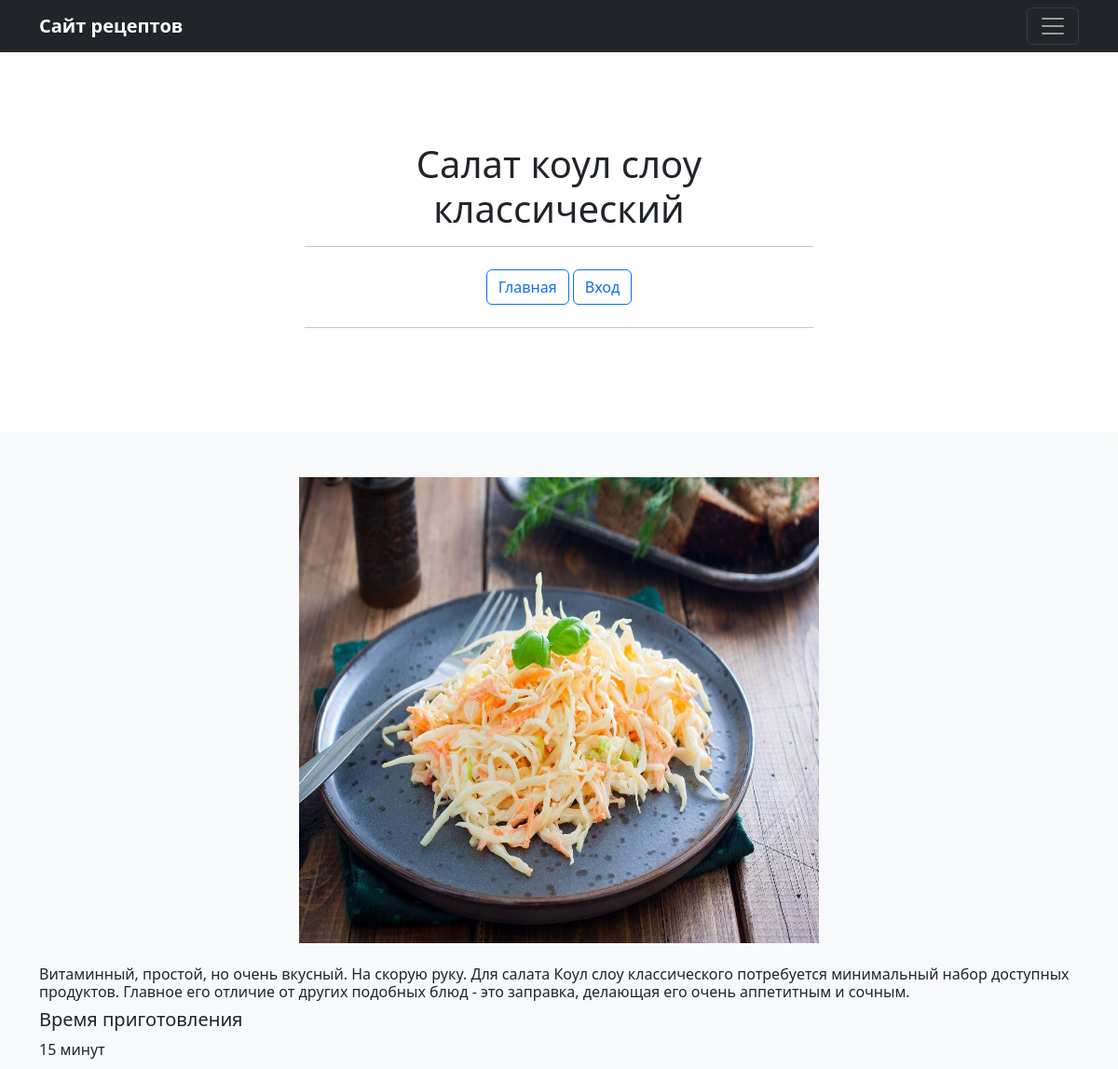
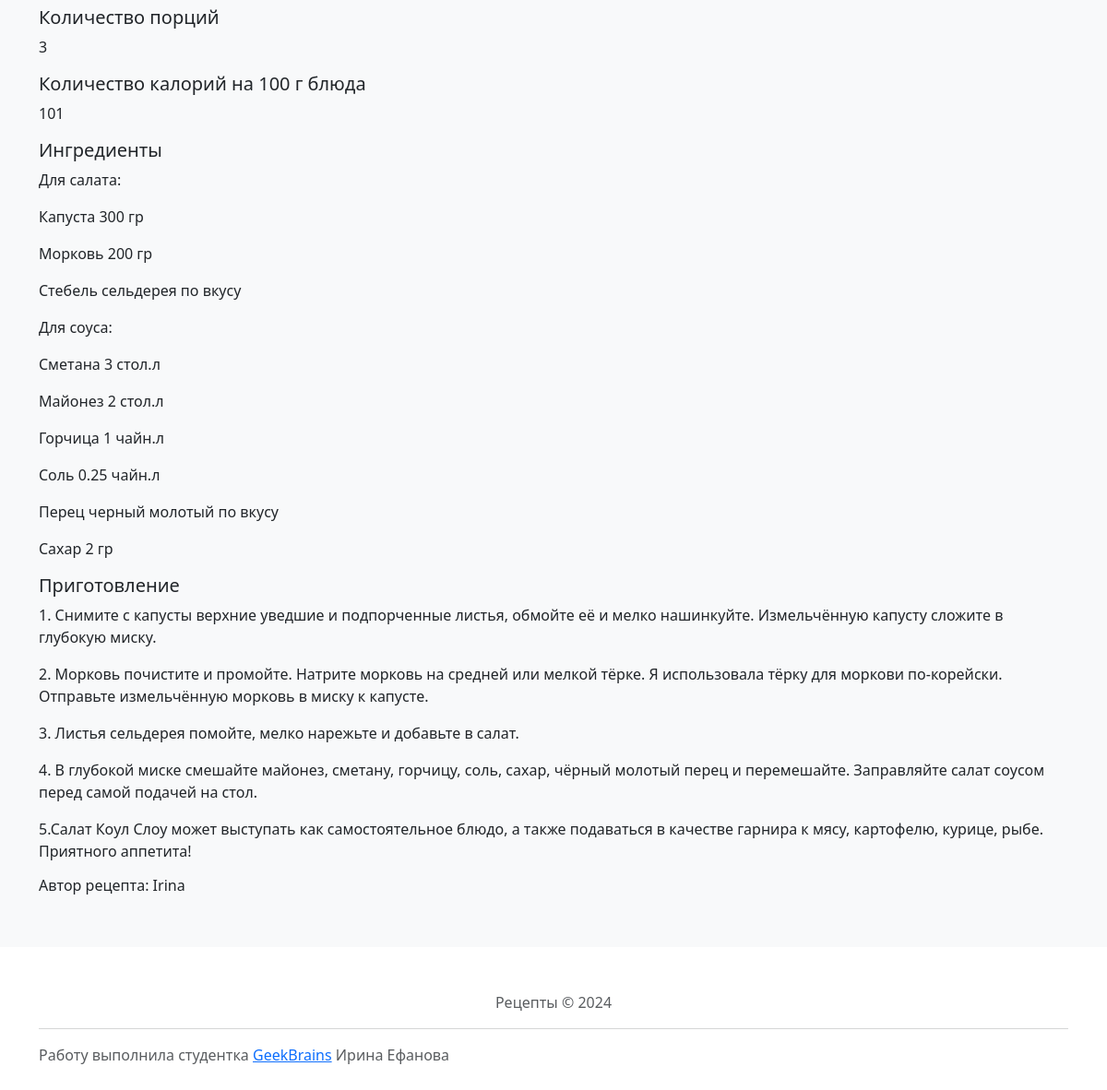
Screenshot of /read_recipe/1/ with the database file from the repository (2 pictures, top to bottom).
### mainapp/models.py (models this page shows, shortened)
class Recipe(models.Model):
    title = models.CharField(max_length=200, verbose_name='Название')
    description = models.TextField(verbose_name='Описание')
    ingredients = models.TextField(verbose_name='Ингредиенты')
    cooking_steps = models.TextField(verbose_name='Шаги приготовления')
    cooking_time = models.CharField(max_length=20, verbose_name='Время приготовления')
    img = models.ImageField(upload_to='recipe', blank=True, null=True, verbose_name='Изображение', validators=[
        FileExtensionValidator(allowed_extensions=('png', 'jpg', 'webp', 'jpeg', 'gif'))])
    author = models.ForeignKey(to=User, on_delete=models.CASCADE, verbose_name='автор')
    category = models.ManyToManyField(Category, verbose_name='Категория')
    calories = models.CharField(max_length=10, verbose_name='Калорийность')
    portions = models.CharField(max_length=2, verbose_name='Количество порций')
    is_active = models.BooleanField(default=True, verbose_name='Активен')
    objects = Manager()
    class Meta:
        verbose_name = 'рецепт'
        verbose_name_plural = 'рецепты'

### mainapp/views.py (the view)
# urls.py: path('read_recipe/<int:pk>/', mainapp.read_recipe, name='read_recipe'),
def read_recipe(request, pk: int):
    recipe = get_object_or_404(Recipe, pk=pk)
    context = {
        'title': 'Рецепт название',
        'cooking_steps_list': recipe.cooking_steps.split('\r'),
        'ingredients_list': recipe.ingredients.split('\r'),
        'cooking_time_list': recipe.cooking_time.split('\r'),
        'portions_list': recipe.portions.split('\r'),
        'calories_list': recipe.calories.split('\r'),
        'recipe': recipe,
    }
    return render(request, 'mainapp/read_recipe.html', context)

### mainapp/templates/mainapp/read_recipe.html (shortened to what this page needs)
{% extends 'base.html' %}
{% load static %}
{% block menu %}
    {% include 'mainapp/includes/inc_header_menu.html' %}
{% endblock menu %}
{% block content %}
    <section class="py-5 text-center container">
        <div class="row py-lg-5">
            <div class="col-lg-6 col-md-8 mx-auto">
                <h1 class="fw-light">{{ recipe.title }}</h1>
                <p>
                    {% include 'mainapp/includes/inc_main_menu.html' %}
                </p>
            </div>
        </div>
    </section>
    <div class="album py-5 bg-body-tertiary">
        <div class="container">
            <div class="d-flex justify-content-center">
            {% if recipe.img %}
                <img class="bd-placeholder-img " height="500" width="50%" src="{{ recipe.img.url }}"
                     alt="">
            {% else %}
                <img class="bd-placeholder-img " height="500" width="50%"
                     src="{% static 'img/no-foto.jpeg' %}">
            {% endif %}
            </div><br>
            <div class="col">
                <h6>{{ recipe.description }}</h6>
                <h5>Время приготовления</h5>
                {% for cooking_time in cooking_time_list %}
                    <p>{{ cooking_time }}</p>
                {% endfor %}
                <h5>Количество порций</h5>
                {% for portions in portions_list %}
                    <p>{{ portions }}</p>
                {% endfor %}
                <h5>Количество калорий на 100 г блюда</h5>
                {% for calories in calories_list %}
                    <p>{{ calories }}</p>
                {% endfor %}
                <h5>Ингредиенты</h5>
                {% for ingredients in ingredients_list %}
                    <p>{{ ingredients }}</p>
                {% endfor %}
                <h5>Приготовление</h5>
                {% for row_step in cooking_steps_list %}
                    <p>{{ row_step }}</p>
                {% endfor %}
                <h6>Автор рецепта: {{ recipe.author }}</h6>
            </div>
        </div>
    </div>
{% endblock content %}

### rows the page displays
Recipe: title "Салат коул слоу классический", img (picture), description "Витаминный, простой, но очень вкусный. На скорую руку. Для салата Коул слоу классического потребуется минимальный набор доступных продуктов. Главное его отличие от других подобных блюд - это заправка, делающая его очень аппетитным и сочным.", cooking_time_list "15 минут", calories_list "101", author "Irina"

### other values shown
{{ portions }} "3"
{{ ingredients }} "Для салата:" "Капуста 300 гр" "Морковь 200 гр" "Стебель сельдерея по вкусу" "Для соуса:" "Сметана 3 стол.л" "Майонез 2 стол.л" "Горчица 1 чайн.л" "Соль 0.25 чайн.л" "Перец черный молотый по вкусу" "Сахар 2 гр"
{{ row_step }} "1. Снимите с капусты верхние уведшие и подпорченные листья, обмойте её и мелко нашинкуйте. Измельчённую капусту сложите в глубокую миску." "2. Морковь почистите и промойте. Натрите морковь на средней или мелкой тёрке. Я использовала тёрку для моркови по-корейски. Отправьте измельчённую морковь в миску к капусте." "3. Листья сельдерея помойте, мелко нарежьте и добавьте в салат." "4. В глубокой миске смешайте майонез, сметану, горчицу, соль, сахар, чёрный молотый перец и перемешайте. Заправляйте салат соусом перед самой подачей на стол." "5.Салат Коул Слоу может выступать как самостоятельное блюдо, а также подаваться в качестве гарнира к мясу, картофелю, курице, рыбе. Приятного аппетита!"
